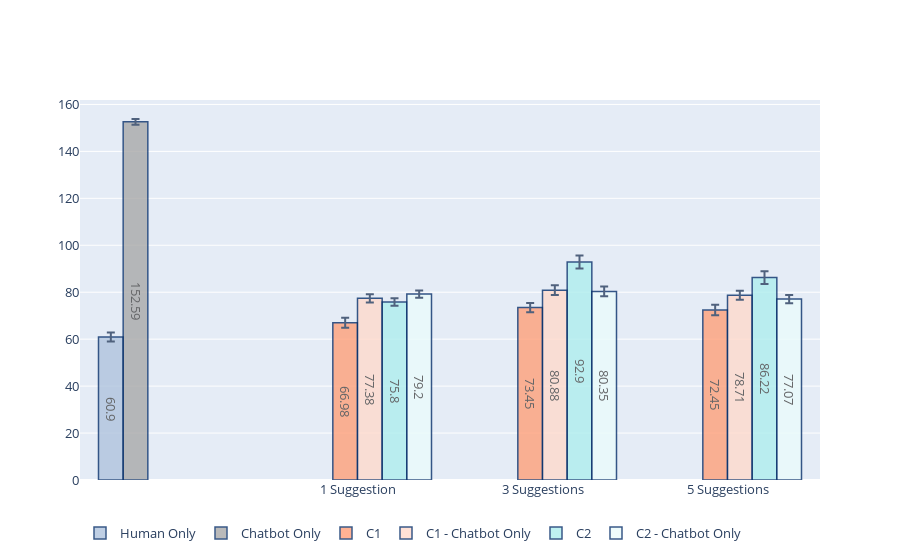

Here is the notebook cell this chart was saved with:
### Code cell
colors = ['#FAEBD7', '#FFA07A', '#B0C4DE', '#AFEEEE', '#8FBC8F']
x = ['1 Suggestion', '3 Suggestions', '5 Suggestions']
fig = go.Figure()

xHuman = ['']
yHuman = [Set1]
yHumanErorr = [np.std(z)/math.sqrt(len(z)) for z in yHuman] 
yHuman = [round(statistics.mean(z), 2) for z in yHuman]

fig.add_trace(go.Bar(
    name='Human Only',
    x=xHuman, y=yHuman, text=yHuman, textposition='inside',insidetextanchor='middle',
    marker_color='#B0C4DE',
    marker_line_color='rgb(8,48,107)', marker_line_width=1.5, opacity=0.8,
    error_y=dict(type='data', array=yHumanErorr)
))

xBot = ['']
yBot = [bot2]
yBotErorr = [np.std(z)/math.sqrt(len(z)) for z in yBot] 
yBot = [round(statistics.mean(z), 2) for z in yBot]

fig.add_trace(go.Bar(
    name='Chatbot Only',
    x=xBot, y=yBot, text=yBot, textposition='inside',insidetextanchor='middle',
    marker_color='#A9A9A9',
    marker_line_color='rgb(8,48,107)', marker_line_width=1.5, opacity=0.8,
    error_y=dict(type='data', array=yBotErorr)
))


ySuggOnly = [sugg1, sugg3, sugg5]
ySuggOnlyErorr = [np.std(z)/math.sqrt(len(z)) for z in ySuggOnly] 
ySuggOnly = [round(statistics.mean(z), 2) for z in ySuggOnly]

fig.add_trace(go.Bar(
    name='C1',
    x=x, y=ySuggOnly, text=ySuggOnly, textposition='inside',insidetextanchor='middle',
    marker_color='lightsalmon',
    marker_line_color='rgb(8,48,107)', marker_line_width=1.5, opacity=0.8,
    error_y=dict(type='data', array=ySuggOnlyErorr)
))

ySuggOnlyBot = [sugg1Bot, sugg3Bot, sugg5Bot]
ySuggOnlyBotErorr = [np.std(z)/math.sqrt(len(z)) for z in ySuggOnlyBot] 
ySuggOnlyBot = [round(statistics.mean(z), 2) for z in ySuggOnlyBot]

fig.add_trace(go.Bar(
    name='C1 - Chatbot Only',
    x=x, y=ySuggOnlyBot, text=ySuggOnlyBot, textposition='inside',insidetextanchor='middle',
    marker_color='#ffdacc',
    marker_line_color='rgb(8,48,107)', marker_line_width=1.5, opacity=0.8,
    error_y=dict(type='data', array=ySuggOnlyBotErorr)
))

yAutoSugg = [autoSugg1, autoSugg3, autoSugg5]
yAutoSuggErorr = [np.std(z)/math.sqrt(len(z)) for z in yAutoSugg] 
yAutoSugg = [round(statistics.mean(z), 2) for z in yAutoSugg]

fig.add_trace(go.Bar(
    name='C2',
    x=x, y=yAutoSugg, text=yAutoSugg, textposition='inside',insidetextanchor='middle',
    marker_color='#AFEEEE',
    marker_line_color='rgb(8,48,107)', marker_line_width=1.5, opacity=0.8,
    error_y=dict(type='data', array=yAutoSuggErorr)
))

yAutoSuggBot = [autoSugg1Bot, autoSugg3Bot, autoSugg5Bot]
yAutoSuggBotErorr = [np.std(z)/math.sqrt(len(z)) for z in yAutoSuggBot] 
yAutoSuggBot = [round(statistics.mean(z), 2) for z in yAutoSuggBot]

fig.add_trace(go.Bar(
    name='C2 - Chatbot Only',
    x=x, y=yAutoSuggBot, text=yAutoSuggBot, textposition='inside',insidetextanchor='middle',
    marker_color='#eafbfb',
    marker_line_color='rgb(8,48,107)', marker_line_width=1.5, opacity=0.8,
    error_y=dict(type='data', array=yAutoSuggBotErorr)
))


fig.update_layout(
    font=dict(
        size=13
    )
)
fig.update_layout(legend_orientation="h")

fig.show()

### Figure 1 — Plotly figure (JSON) as saved in the notebook; plotly's stock layout.template omitted (floating-point values rounded to 4 significant figures)
{"data": [{"error_y": {"array": [1.938], "type": "data"}, "insidetextanchor": "middle", "marker": {"color": "#B0C4DE", "line": {"color": "rgb(8,48,107)", "width": 1.5}}, "name": "Human Only", "opacity": 0.8, "text": ["60.9"], "textposition": "inside", "type": "bar", "x": [""], "y": [60.9]}, {"error_y": {"array": [1.209], "type": "data"}, "insidetextanchor": "middle", "marker": {"color": "#A9A9A9", "line": {"color": "rgb(8,48,107)", "width": 1.5}}, "name": "Chatbot Only", "opacity": 0.8, "text": ["152.59"], "textposition": "inside", "type": "bar", "x": [""], "y": [152.6]}, {"error_y": {"array": [2.107, 1.985, 2.233], "type": "data"}, "insidetextanchor": "middle", "marker": {"color": "lightsalmon", "line": {"color": "rgb(8,48,107)", "width": 1.5}}, "name": "C1", "opacity": 0.8, "text": ["66.98", "73.45", "72.45"], "textposition": "inside", "type": "bar", "x": ["1 Suggestion", "3 Suggestions", "5 Suggestions"], "y": [66.98, 73.45, 72.45]}, {"error_y": {"array": [1.787, 2.049, 1.959], "type": "data"}, "insidetextanchor": "middle", "marker": {"color": "#ffdacc", "line": {"color": "rgb(8,48,107)", "width": 1.5}}, "name": "C1 - Chatbot Only", "opacity": 0.8, "text": ["77.38", "80.88", "78.71"], "textposition": "inside", "type": "bar", "x": ["1 Suggestion", "3 Suggestions", "5 Suggestions"], "y": [77.38, 80.88, 78.71]}, {"error_y": {"array": [1.614, 2.77, 2.751], "type": "data"}, "insidetextanchor": "middle", "marker": {"color": "#AFEEEE", "line": {"color": "rgb(8,48,107)", "width": 1.5}}, "name": "C2", "opacity": 0.8, "text": ["75.8", "92.9", "86.22"], "textposition": "inside", "type": "bar", "x": ["1 Suggestion", "3 Suggestions", "5 Suggestions"], "y": [75.8, 92.9, 86.22]}, {"error_y": {"array": [1.517, 2.039, 1.732], "type": "data"}, "insidetextanchor": "middle", "marker": {"color": "#eafbfb", "line": {"color": "rgb(8,48,107)", "width": 1.5}}, "name": "C2 - Chatbot Only", "opacity": 0.8, "text": ["79.2", "80.35", "77.07"], "textposition": "inside", "type": "bar", "x": ["1 Suggestion", "3 Suggestions", "5 Suggestions"], "y": [79.2, 80.35, 77.07]}], "layout": {"font": {"size": 13}, "legend": {"orientation": "h"}}}
